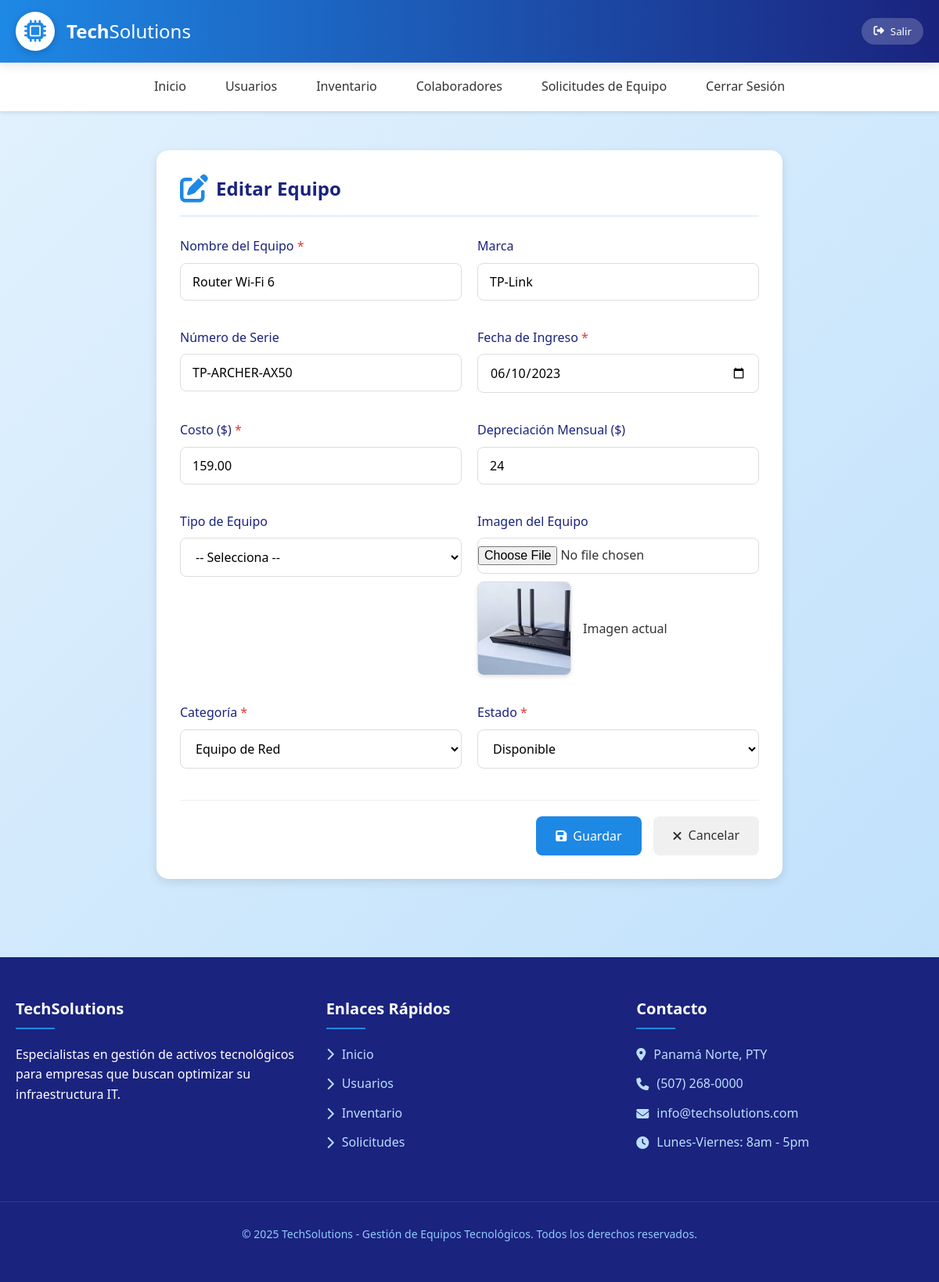
Screenshot of /cmdb/public/inventario_formulario.php?id=26 (signed in) with the database file from the repository.
### tables this page shows
CREATE TABLE IF NOT EXISTS `inventario` (
  `id` int NOT NULL AUTO_INCREMENT,
  `nombreEquipo` varchar(100) NOT NULL,
  `tipo_equipo` enum('computadora','telefono','red') NOT NULL,
  `marca` varchar(50) DEFAULT NULL,
  `serie` varchar(50) DEFAULT NULL,
  `fechaIngreso` date NOT NULL,
  `costo` decimal(10,2) DEFAULT NULL,
  `estado` enum('disponible','asignado','descartado','donado') DEFAULT 'disponible',
  `depreciacionMeses` int DEFAULT NULL,
  `imagen` varchar(255) DEFAULT NULL,
  `thumbnail` varchar(255) DEFAULT NULL,
  `categoria_id` int DEFAULT NULL,
  `categoria` varchar(100) DEFAULT NULL,
  `comentario` text,
  `id_colaborador` int DEFAULT NULL,
  PRIMARY KEY (`id`),
  KEY `fk_categoria` (`categoria_id`),
  KEY `fk_inventario_colaborador` (`id_colaborador`)
);

### cmdb/models/Conexion.php (called while the page is built, shortened)
<?php
class Conexion {
    public static function conectar() {
        try {
            $pdo = new PDO("mysql:host=" . DB_HOST . ";dbname=" . DB_NAME, DB_USER, DB_PASS);
            $pdo->setAttribute(PDO::ATTR_ERRMODE, PDO::ERRMODE_EXCEPTION);
            return $pdo;
        } catch (PDOException $e) {
            die("Error de conexión: " . $e->getMessage());
        }
    }
}

### cmdb/models/Inventario.php (called while the page is built, shortened)
<?php
require_once 'Conexion.php';
class Inventario
{
    private $pdo;
    public function __construct()
    {
        $this->pdo = Conexion::conectar();
    }
    public function findById($id)
    {
        $sql = "SELECT * FROM inventario WHERE id = ? LIMIT 1";
        $stmt = $this->pdo->prepare($sql);
        $stmt->execute([$id]);
        return $stmt->fetch(PDO::FETCH_ASSOC);
    }
}
?>

### cmdb/public/inventario_formulario.php (the view, shortened to what this page needs)
<?php
require_once __DIR__ . '/../models/Inventario.php';
$model = new Inventario();
$id = $_GET['id'] ?? null;
$item = null;
if ($id) {
    $item = $model->findById($id);
}
?>
<!DOCTYPE html>
<html lang="es">
<head>
    <link rel="stylesheet" href="https://cdnjs.cloudflare.com/ajax/libs/font-awesome/6.4.0/css/all.min.css">
</head>
<body>
    <header>
        <div class="header-container container">
            <div class="logo">
                <div class="logo-icon">
                    <i class="fas fa-microchip"></i>
                </div>
                <div class="logo-text">Tech<span>Solutions</span></div>
            </div>
            <div class="user-info">
                <button class="logout-btn" onclick="window.location.href='logout.php'">
                    <i class="fas fa-sign-out-alt"></i> Salir
                </button>
            </div>
        </div>
    </header>
    <?php include __DIR__ . '/menu.php'; ?>
    <div class="container">
        <div class="form-container">
            <div class="form-header">
                <h2><i class="fas fa-<?= $id ? 'edit' : 'plus-circle' ?>"></i> <?= $id ? 'Editar' : 'Registrar' ?> Equipo</h2>
            </div>
            <form method="post" enctype="multipart/form-data">
                <div class="form-grid">
                    <div class="form-group">
                        <label for="nombreEquipo" class="required">Nombre del Equipo</label>
                        <input type="text" id="nombreEquipo" name="nombreEquipo" class="form-control" required
                            value="<?= htmlspecialchars($item['nombreEquipo'] ?? '') ?>">
                    </div>
                    <div class="form-group">
                        <label for="marca">Marca</label>
                        <input type="text" id="marca" name="marca" class="form-control"
                            value="<?= htmlspecialchars($item['marca'] ?? '') ?>">
                    </div>
                    <div class="form-group">
                        <label for="serie">Número de Serie</label>
                        <input type="text" id="serie" name="serie" class="form-control"
                            value="<?= htmlspecialchars($item['serie'] ?? '') ?>">
                    </div>
                    <div class="form-group">
                        <label for="fechaIngreso" class="required">Fecha de Ingreso</label>
                        <input type="date" id="fechaIngreso" name="fechaIngreso" class="form-control" required
                            value="<?= htmlspecialchars($item['fechaIngreso'] ?? date('Y-m-d')) ?>">
                    </div>
                    <div class="form-group">
                        <label for="costo" class="required">Costo ($)</label>
                        <input type="number" step="0.01" id="costo" name="costo" class="form-control" required
                            value="<?= htmlspecialchars($item['costo'] ?? '') ?>">
                    </div>
                    <div class="form-group">
                        <label for="depreciacionMeses">Depreciación Mensual ($)</label>
                        <input type="number" step="0.01" id="depreciacionMeses" name="depreciacionMeses" class="form-control"
                            value="<?= htmlspecialchars($item['depreciacionMeses'] ?? '') ?>">
                    </div>
                    <div class="form-group">
                        <label for="tipo_equipo">Tipo de Equipo</label>
                        <select id="tipo_equipo" name="tipo_equipo" class="form-control">
                            <option value="">-- Selecciona --</option>
                        </select>
                    </div>
                    <div class="form-group">
                        <label for="imagen">Imagen del Equipo</label>
                        <input type="file" id="imagen" name="imagen" class="form-control form-control-file" accept="image/*">
                        <?php if (!empty($item['imagen'])): ?>
                            <div class="image-preview">
                                <img src="/img/<?= htmlspecialchars($item['imagen']) ?>" alt="Imagen equipo">
                                <div>Imagen actual</div>
                            </div>
                        <?php endif; ?>
                    </div>
                    <div class="form-group">
                        <label for="categoria" class="required">Categoría</label>
                        <select id="categoria" name="categoria" class="form-control" onchange="mostrarNuevaCategoria()" required>
                            <option value="Equipo de Red" <?= ($item['categoria'] ?? '') === 'Equipo de Red' ? 'selected' : '' ?>>
                                Equipo de Red</option>
                        </select>
                    </div>
                    <div class="form-group">
                        <label for="estado" class="required">Estado</label>
                        <select id="estado" name="estado" class="form-control" onchange="toggleComentario()" required>
                            <option value="disponible" <?= ($item['estado'] ?? '') === 'disponible' ? 'selected' : '' ?>>
                                Disponible</option>
                        </select>
                    </div>
                </div>
                <div class="form-actions">
                    <button type="submit" class="btn btn-primary">
                        <i class="fas fa-save"></i> Guardar
                    </button>
                    <a href="inventario_listar.php" class="btn btn-secondary">
                        <i class="fas fa-times"></i> Cancelar
                    </a>
                </div>
            </form>
        </div>
    </div>
    <footer>
        <div class="container footer-container">
            <div class="footer-section">
                <h3 class="footer-title">TechSolutions</h3>
                <p>Especialistas en gestión de activos tecnológicos para empresas que buscan optimizar su infraestructura IT.</p>
            </div>
            <div class="footer-section">
                <h3 class="footer-title">Enlaces Rápidos</h3>
                <ul class="footer-links">
                    <li><a href="dashboard.php"><i class="fas fa-chevron-right"></i> Inicio</a></li>
                    <li><a href="usuarios_listar.php"><i class="fas fa-chevron-right"></i> Usuarios</a></li>
                    <li><a href="inventario_listar.php"><i class="fas fa-chevron-right"></i> Inventario</a></li>
                    <li><a href="necesidades_listar.php"><i class="fas fa-chevron-right"></i> Solicitudes</a></li>
                </ul>
            </div>
            <div class="footer-section">
                <h3 class="footer-title">Contacto</h3>
                <ul class="footer-links">
                    <li><a href="#"><i class="fas fa-map-marker-alt"></i> Panamá Norte, PTY</a></li>
                    <li><a href="#"><i class="fas fa-phone"></i> (507) 268-0000</a></li>
                    <li><a href="#"><i class="fas fa-envelope"></i> info@techsolutions.com</a></li>
                    <li><a href="#"><i class="fas fa-clock"></i> Lunes-Viernes: 8am - 5pm</a></li>
                </ul>
            </div>
        </div>
        <div class="copyright container">
            &copy; 2025 TechSolutions - Gestión de Equipos Tecnológicos. Todos los derechos reservados.
        </div>
    </footer>
</body>
</html>

### cmdb/public/inventario_formulario.php (style rules this page uses)
* { margin: 0; padding: 0; box-sizing: border-box; font-family: 'Segoe UI', Tahoma, Geneva, Verdana, sans-serif; }
:root { --primary: #1e88e5; --primary-dark: #1565c0; --secondary: #0d47a1; --light: #e3f2fd; --dark: #1a237e; --gray: #f5f5f5; --text: #333; --white: #ffffff; --shadow: 0 4px 12px rgba(0, 0, 0, 0.1); --success: #43a047; --error: #e53935; --warning: #ff9800; }
body { background: linear-gradient(135deg, #e3f2fd, #bbdefb); color: var(--text); min-height: 100vh; line-height: 1.6; }
.container { max-width: 1200px; margin: 0 auto; padding: 20px; }
header { background: linear-gradient(to right, var(--primary), var(--dark)); color: var(--white); box-shadow: var(--shadow); position: sticky; top: 0; z-index: 100; }
.header-container { display: flex; justify-content: space-between; align-items: center; padding: 15px 20px; }
.logo { display: flex; align-items: center; gap: 15px; }
.logo-icon { font-size: 28px; background: var(--white); color: var(--primary); width: 50px; height: 50px; border-radius: 50%; display: flex; align-items: center; justify-content: center; box-shadow: 0 2px 8px rgba(0,0,0,0.2); }
.logo-text { font-size: 24px; font-weight: 700; }
.logo-text span { font-weight: 300; }
.user-info { display: flex; align-items: center; gap: 15px; }
.logout-btn { background: rgba(255,255,255,0.2); border: none; padding: 8px 15px; border-radius: 30px; color: var(--white); cursor: pointer; transition: all 0.3s; display: flex; align-items: center; gap: 8px; }
.form-container { background: var(--white); border-radius: 15px; padding: 30px; margin: 30px auto; box-shadow: var(--shadow); max-width: 800px; }
.form-header { display: flex; align-items: center; justify-content: space-between; margin-bottom: 25px; padding-bottom: 15px; border-bottom: 2px solid var(--light); }
.form-header h2 { color: var(--dark); display: flex; align-items: center; gap: 10px; }
.form-header i { color: var(--primary); font-size: 1.5em; }
.form-grid { display: grid; grid-template-columns: repeat(auto-fit, minmax(300px, 1fr)); gap: 20px; margin-bottom: 25px; }
.form-group { margin-bottom: 15px; }
.form-group label { display: block; margin-bottom: 8px; font-weight: 500; color: var(--dark); }
.form-group label.required::after { content: ' *'; color: var(--error); }
.form-control { width: 100%; padding: 12px 15px; border: 1px solid #ddd; border-radius: 8px; background: var(--white); font-size: 16px; transition: all 0.3s; }
.form-control-file { padding: 10px 0; }
.image-preview { margin-top: 10px; display: flex; align-items: center; gap: 15px; }
.image-preview img { width: 120px; height: 120px; object-fit: cover; border-radius: 8px; border: 1px solid #ddd; box-shadow: 0 2px 5px rgba(0,0,0,0.1); }
.form-actions { display: flex; gap: 15px; justify-content: flex-end; margin-top: 20px; padding-top: 20px; border-top: 1px solid #eee; }
.btn { display: inline-flex; align-items: center; gap: 8px; padding: 12px 25px; border-radius: 8px; text-decoration: none; font-weight: 500; transition: all 0.3s; border: none; cursor: pointer; font-size: 16px; }
.btn-primary { background: var(--primary); color: var(--white); }
.btn-secondary { background: #f0f0f0; color: var(--text); }
footer { background: var(--dark); color: var(--white); padding: 30px 0; margin-top: 50px; }
.footer-container { display: flex; justify-content: space-between; flex-wrap: wrap; gap: 30px; }
.footer-section { flex: 1; min-width: 250px; }
.footer-title { font-size: 20px; margin-bottom: 20px; position: relative; padding-bottom: 10px; }
.footer-title::after { content: ''; position: absolute; bottom: 0; left: 0; width: 50px; height: 2px; background: var(--primary); }
.footer-links { list-style: none; }
.footer-links li { margin-bottom: 12px; }
.footer-links a { color: #bbdefb; text-decoration: none; transition: all 0.3s; display: flex; align-items: center; gap: 10px; }
.copyright { text-align: center; padding-top: 30px; margin-top: 30px; border-top: 1px solid rgba(255,255,255,0.1); color: #90caf9; font-size: 14px; }

### rows the page displays
inventario: nombreEquipo "Router Wi-Fi 6", marca "TP-Link", serie "TP-ARCHER-AX50", fechaIngreso "06/10/2023", costo "159.00", depreciacionMeses "24", imagen (picture), categoria "Equipo de Red"
